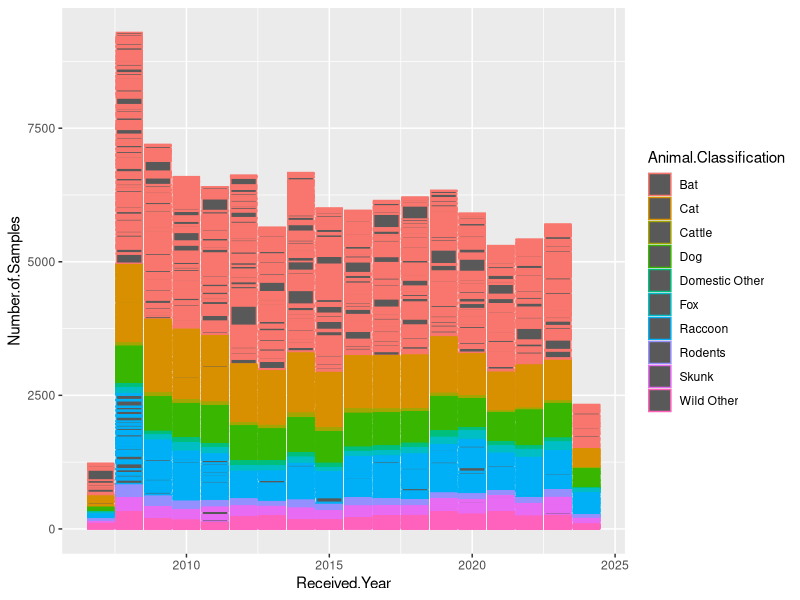
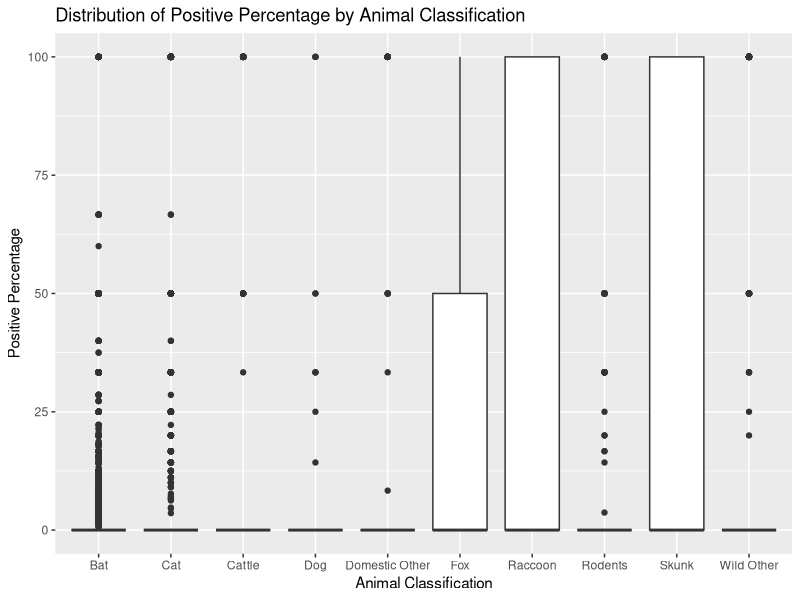
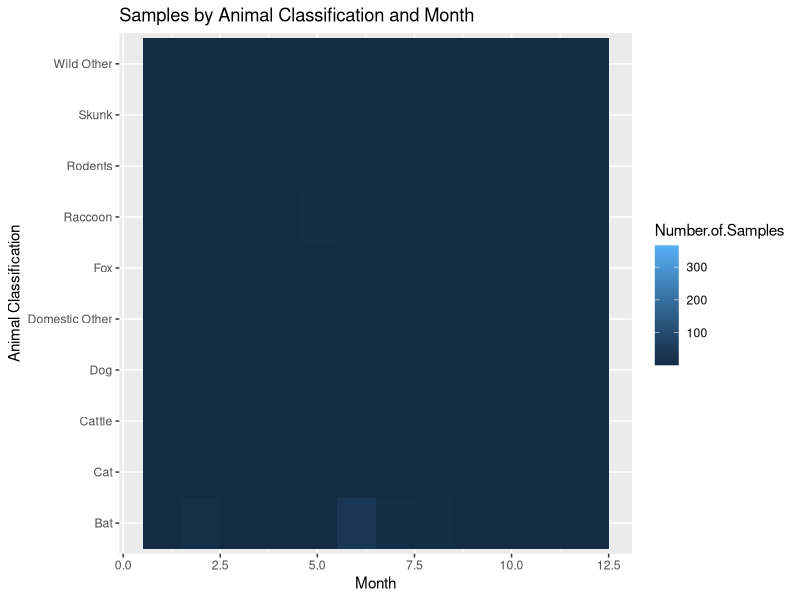
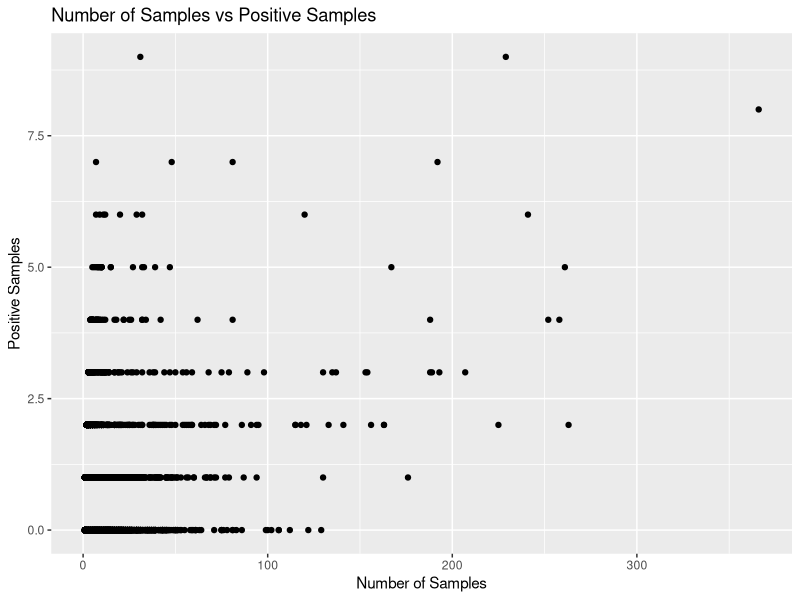
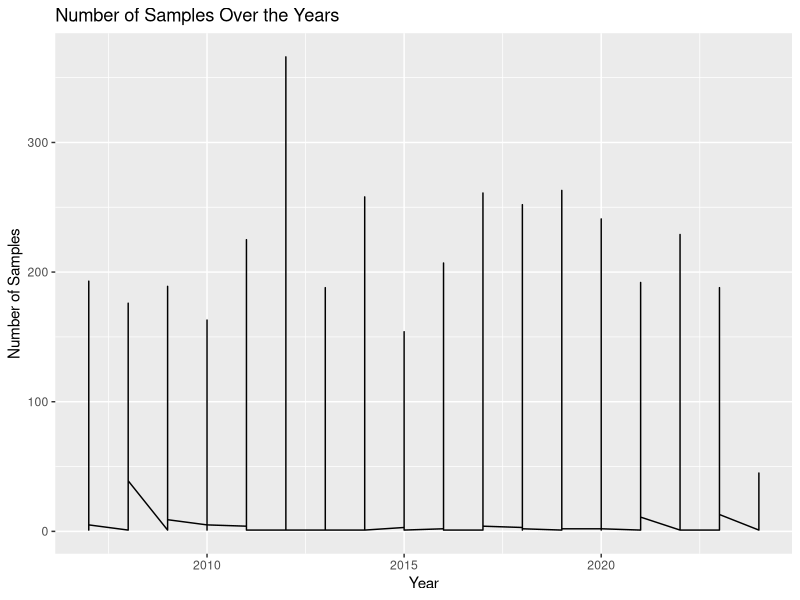
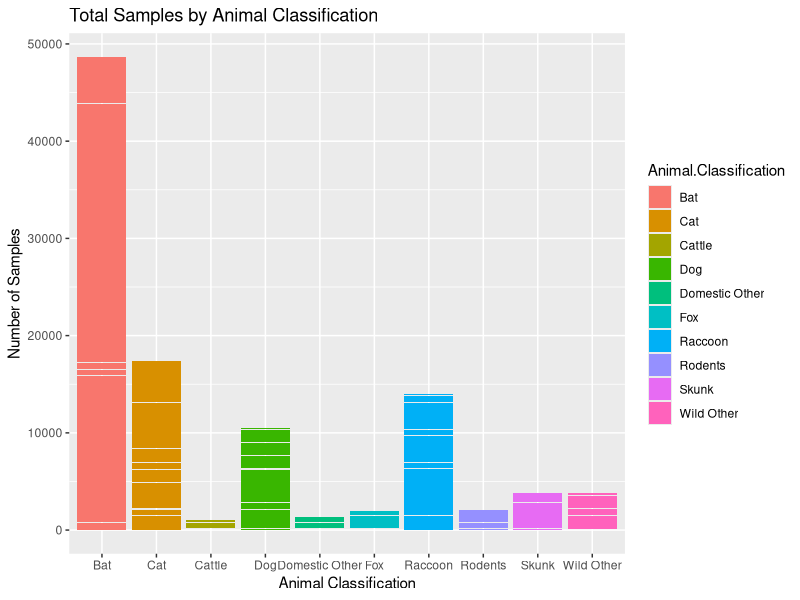
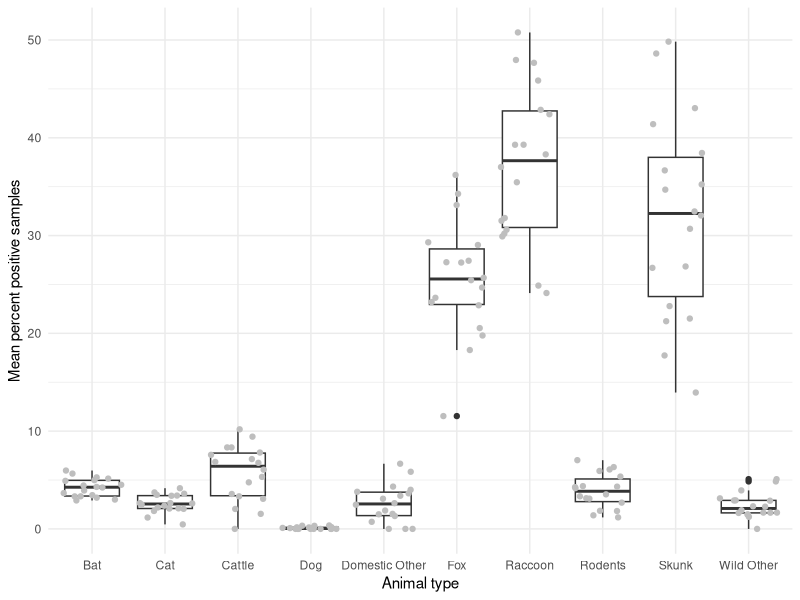

Reproduce these figures in R, in order.
## ---- chunk 1
rm(list=ls())
library(here)
library(tidyverse)
## ---- chunk 2

rabies<- read.csv(here("Data", "Rabies_Laboratory_Submissions.csv"))

## ---- chunk 3

rabies<- rabies |> select(1:7)

## ---- chunk 4
rabies <- rabies |> 
  mutate(Percent_pos = Positive.Samples / Number.of.Samples * 100)
## ---- chunk 5
    rabies |> group_by(Received.Year) |>
      summarise(n_submissions = sum(Number.of.Samples)) |>
      arrange(desc(n_submissions)) |>
      slice(1)

## ---- chunk 6
rabies |> group_by(Received.Year, County.Name) |>
      summarise(n_positives = sum(Positive.Samples)) |>
      arrange(desc(n_positives))  |>
      ungroup() |>
      slice(1)
## ---- chunk 7
rabies |> filter(Positive.Samples > 0) |>
  nrow()

rabies |> filter(Positive.Samples == 0) |>
  nrow()
## ---- chunk 8
rabies |> filter(Number.of.Samples > 4 ) |>
  filter(Percent_pos > 50) |>
  group_by(Animal.Classification) |>
  nrow()
## ---- chunk 9
SLC <- rabies |> 
  filter(County.Name == "St. Lawrence")

SLC_animals <- SLC |> 
  group_by(Animal.Classification) |> 
  mutate(total_submissions = sum(Number.of.Samples)) |> 
  mutate(total_positive_submissions = sum(Positive.Samples)) |> 
  mutate(percent_positive = total_positive_submissions/total_submissions)
SLC_animals
## ---- chunk 10
SLC_recent <- SLC |> 
  filter(Received.Year >= 2020) 
## ---- chunk 11
SLC_animals |> 
  group_by(Animal.Classification) |> 
  arrange(desc(percent_positive)) |> 
  ungroup() |> 
  slice(1)

SLC_animals |> 
  group_by(Received.Year) |> 
  summarise(average_percent_positive = mean(percent_positive))
##Animal type with the highest percent of positive samples is Rodents.
## ---- chunk 12
graph<- rabies |> group_by(Received.Year, Animal.Classification)
ggplot(graph, aes(x= Received.Year, y = Number.of.Samples, colour = Animal.Classification))+
  geom_col()
## ---- chunk 13
ggplot(rabies, aes(x = Animal.Classification, y = Percent_pos)) +
  geom_boxplot() +
  labs(title = "Distribution of Positive Percentage by Animal Classification", x = "Animal Classification", y = "Positive Percentage")

## ---- chunk 14
ggplot(rabies, aes(x = Received.Month, y = Animal.Classification, fill = Number.of.Samples)) +
  geom_tile() +
  labs(title = "Samples by Animal Classification and Month", x = "Month", y = "Animal Classification")

## ---- chunk 15
ggplot(rabies, aes(x = Number.of.Samples, y = Positive.Samples)) +
  geom_point() +
  labs(title = "Number of Samples vs Positive Samples", x = "Number of Samples", y = "Positive Samples")

## ---- chunk 16
ggplot(rabies, aes(x = Received.Year, y = Number.of.Samples, group = 1)) +
  geom_line() +
  labs(title = "Number of Samples Over the Years", x = "Year", y = "Number of Samples")

## ---- chunk 17
ggplot(rabies, aes(x = Animal.Classification, y = Number.of.Samples, fill = Animal.Classification)) +
  geom_bar(stat = "identity") +
  labs(title = "Total Samples by Animal Classification", x = "Animal Classification", y = "Number of Samples")

## ---- chunk 18
animal_summary <- rabies |>
  group_by(Received.Year, Animal.Classification) |>
  summarise(
    total_samples = sum(Number.of.Samples),
    total_positive_samples = sum(Positive.Samples),
    mean_percent_pos = mean(Percent_pos)) 
animal_summary

## ---- chunk 19

ggplot(animal_summary, aes(x = Animal.Classification, y = mean_percent_pos)) +
  geom_boxplot() +
  geom_jitter(color = "gray") + 
  labs(
    x = "Animal type",
    y = "Mean percent positive samples"
  ) +
  theme_minimal()

